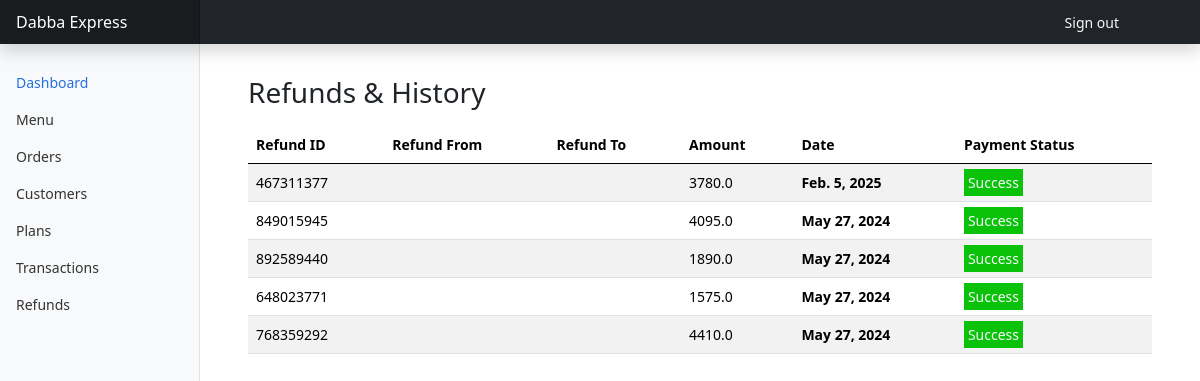
/vendor/refund-transaction/, run on the app's committed database.
### users/models.py (models this page shows, shortened)
class Transaction(models.Model):
    name = CharField(_("Customer Name"), max_length=254, blank=False, null=False)
    amount = models.FloatField(_("Amount"), null=False, blank=False)
    status = models.CharField(
        _("Payment Status"),
        default=PaymentStatus.PENDING,
        choices=PaymentStatus.choices,
        max_length=254,
        blank=False,
        null=False,
    )
    payment_id = UniqueIDField(primary_key=True)
    date = models.DateTimeField(auto_now_add=True)
    payment_to = models.ForeignKey(Messowner,
                                   related_name="payment_to", blank=True,
                                   on_delete=models.CASCADE, null=True)
    payment_from = models.ForeignKey(User,
                                     related_name="payment_from", blank=True,
                                     on_delete=models.CASCADE,
                                     null=True
                                    )
    refund_from = models.ForeignKey(Messowner,
                        related_name="refund_from", blank=True,
                        on_delete=models.CASCADE,
                        null=True)
    refund_to = models.ForeignKey(User,
                        related_name="refund_to", blank=True,
                        on_delete=models.CASCADE,
                        null=True)

### mess_owner/views.py (the view)
# urls.py: path('refund-transaction/', views.get_refund_transaction, name="refund_vendor_transaction"),
def get_refund_transaction(request):
    mess = Messowner.objects.filter(vendor=request.user).first()
    transaction = Transaction.objects.filter(refund_from = mess).order_by('-date')
    context = {
        'transaction':transaction,
    }
    return render(request, 'refund_transaction.html', context)

### mess_owner/templates/refund_transaction.html
{% extends 'main_home.html' %}
{% load static %}
{% block content%}
<div class="container my-4">
    <h3 class="p-2 px-4 mt-2">Refunds & History</h3>
    <div class="table-responsive mt-2 mb-4 px-4">
        <table class="table table-striped table-md">
          <thead>
            <tr>
              <th scope="col">Refund ID</th>
              <th scope="col">Refund From</th>
              <th scope="col">Refund To</th>
              <th scope="col">Amount</th>
              <th scope="col">Date</th>
              <th scope="col">Payment Status</th>
            </tr>
          </thead>
          <tbody>
              {% for order in transaction %}
              <tr class="customer">
                    <td>{{order.payment_id}}</td>
                    <td><strong>{{order.refund_from.mess_name|title}}</strong></td>
                    <td class="text-primary">{{order.refund_to.full_name}}</td>
                    <td>{{order.amount}}</td>
                    <td><span style="font-weight:600">{{order.date|date}}</span></td>
                    <td>
                        <span class="text-light p-1"
                        style="background:rgb(10, 194, 10);">
                        {{order.get_status_display}}</span>
                    </td>
              </tr>
              {% endfor %}
          </tbody>
        </table>
      </div>
</div>
{% endblock %}

### static/css/dashboard.css (style rules this page uses)
body { font-size: .875rem; }

### data on the page
Transaction: payment_id "467311377", amount "3780.0", date "Feb. 5, 2025", status "Success"
Transaction: payment_id "849015945", amount "4095.0", date "May 27, 2024", status "Success"
Transaction: payment_id "892589440", amount "1890.0", date "May 27, 2024", status "Success"
Transaction: payment_id "648023771", amount "1575.0", date "May 27, 2024", status "Success"
Transaction: payment_id "768359292", amount "4410.0", date "May 27, 2024", status "Success"
